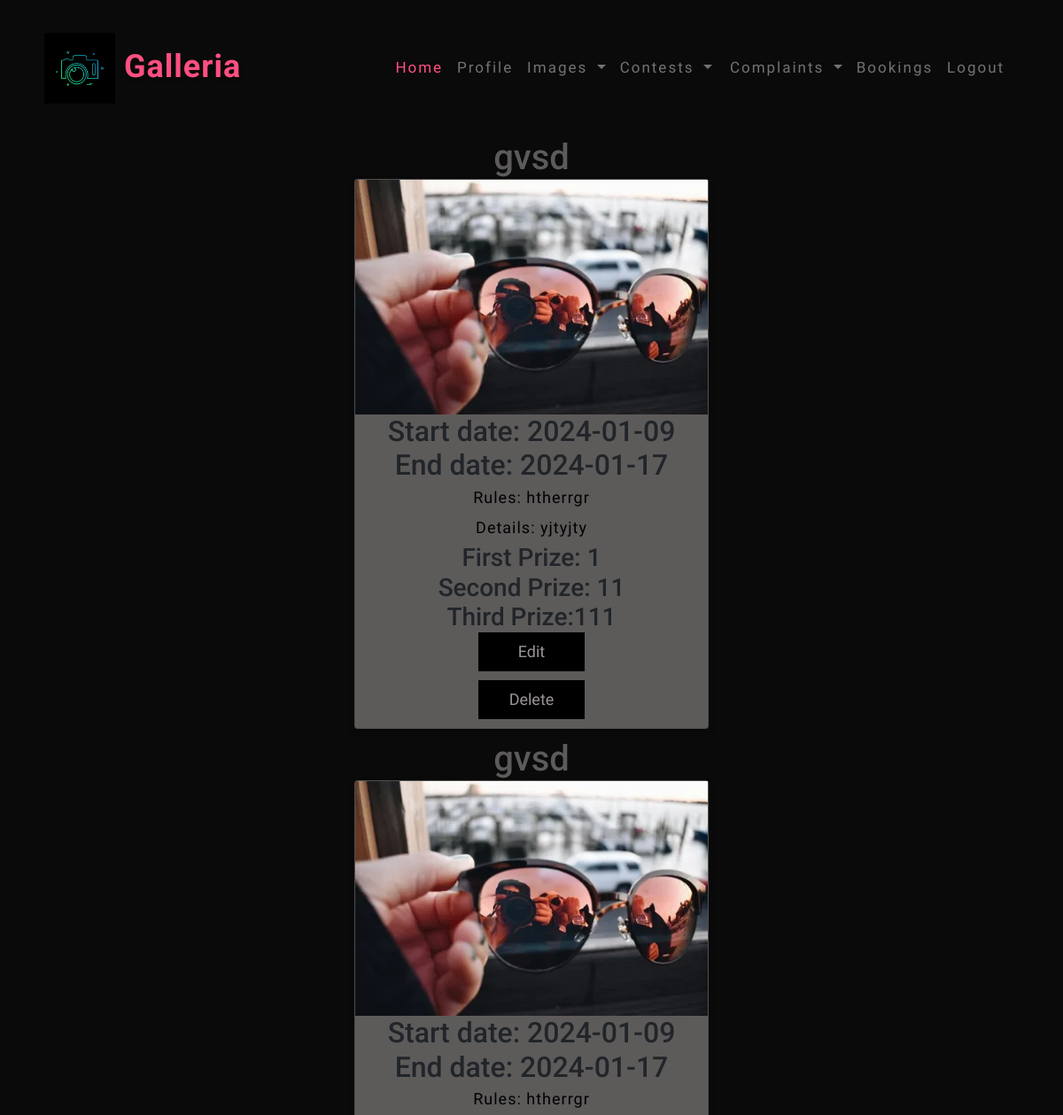
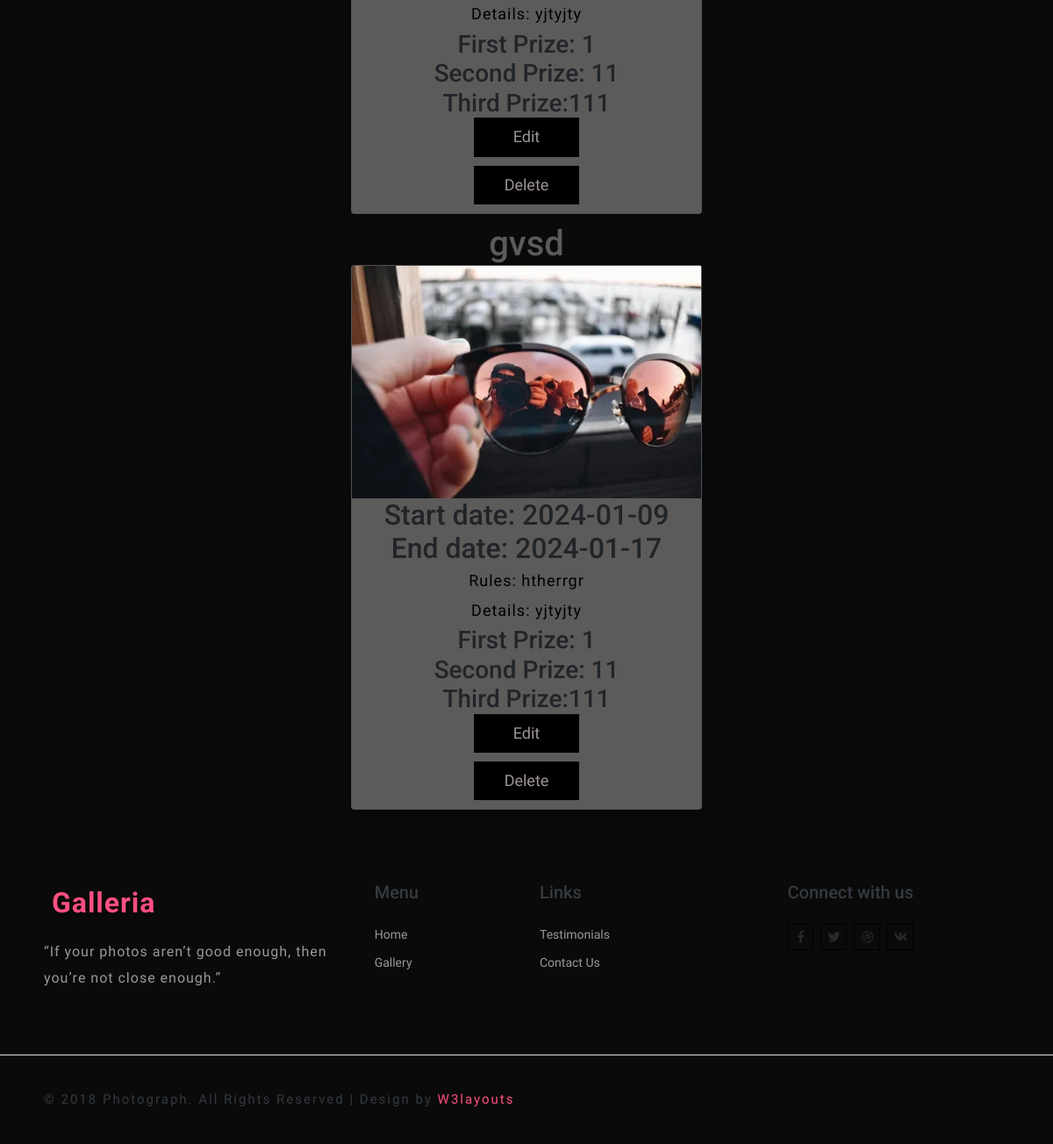
Page /vw_contest (signed in) on the earlier database version (2 pictures, top to bottom).
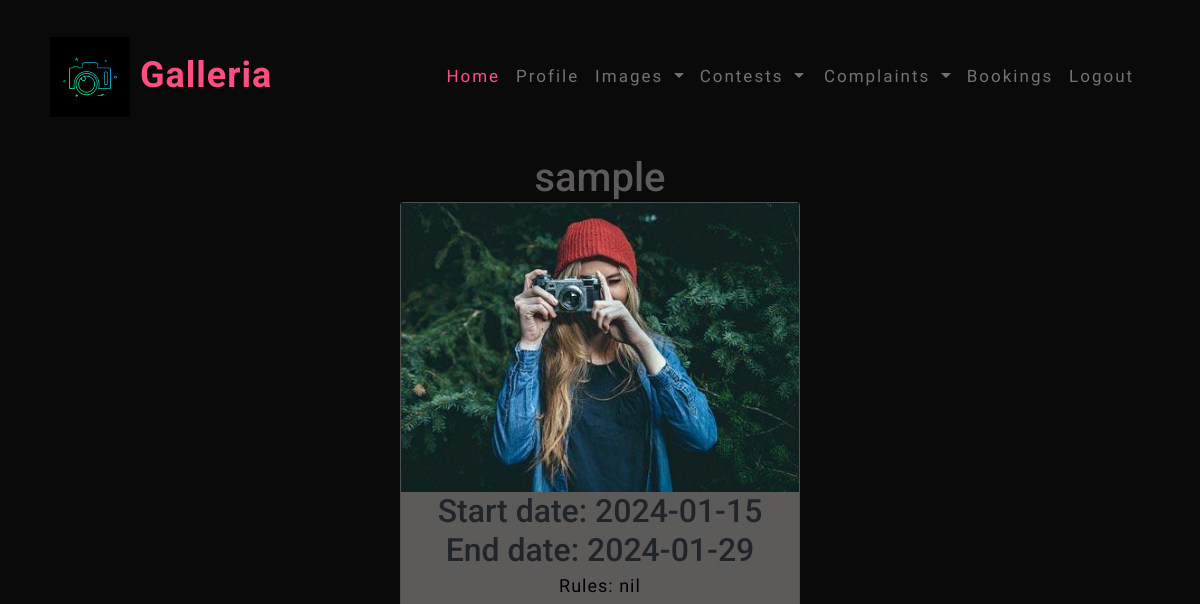
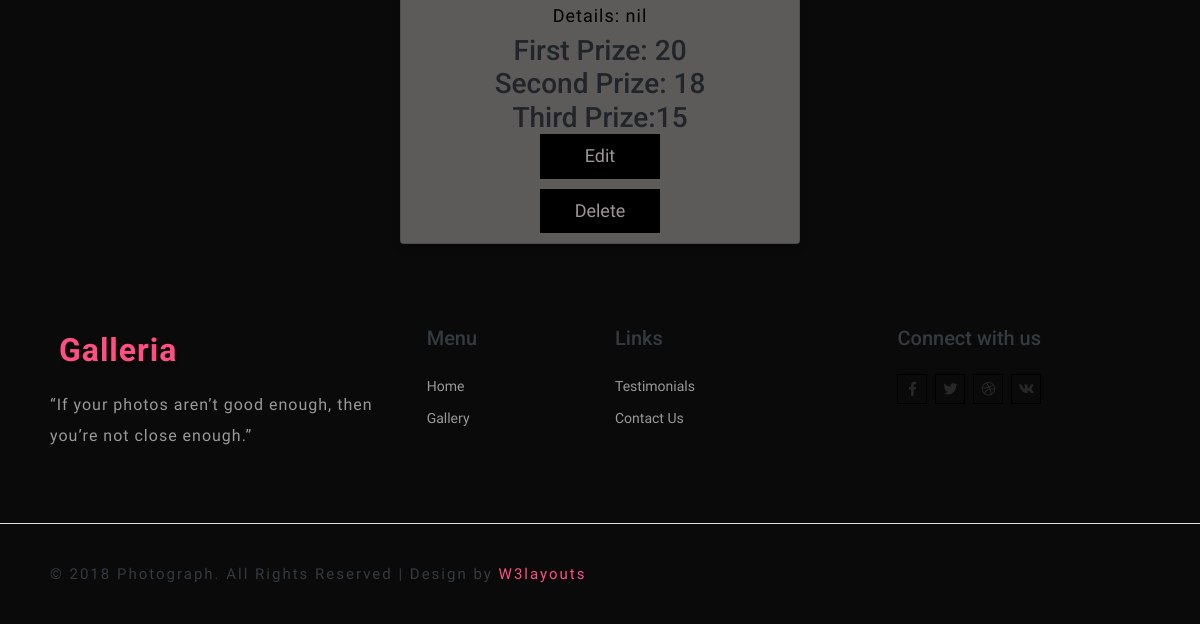
Same page on the later database version (2 pictures, top to bottom).
### Image/models.py (models this page shows)
class contest(db.Model, UserMixin):
    id=db.Column(db.Integer, primary_key=True)
    userid= db.Column(db.Integer,ForeignKey('register.id'))
    title= db.Column(db.String(80))
    start_date= db.Column(db.String(80))
    end_date= db.Column(db.String(80))
    rules = db.Column(db.String(200))
    details= db.Column(db.String(200))
    image=db.Column(db.String(80))
    prize_1=db.Column(db.String(80))
    prize_2=db.Column(db.String(80))
    prize_3=db.Column(db.String(80))

### Image/routes.py (the view)
@login_required
@app.route('/vw_contest')
def view_con():
    uid = current_user.id
    a = contest.query.filter_by(userid=uid).all()
    return render_template("view_contest.html",a=a)

### Image/models.py (called while the page is built)
@login_manager.user_loader
def load_user(id):
    return register.query.get(int(id))

### Image/templates/view_contest.html (shortened to what this page needs)
{% extends 'layout.html' %}
{% block content %}
<!DOCTYPE html>
<html lang="en">
<head>
</head>
<body>
    {% for i in a %}
        <h1 style="text-align:center">{{i.title}}</h1>
        <div class="card">
        <img src="../static/uploads/{{i.image}}" alt="John" style="width:100%">
        <h2>Start date: {{i.start_date}}</h2>
        <h2>End date: {{i.end_date}}</h2>
        <p class="title">Rules: {{i.rules}}</p>
        <p class="title">Details: {{i.details}}</p>
        <h3>First Prize: {{i.prize_1}}</h3>
        <h3>Second Prize: {{i.prize_2}}</h3>
        <h3>Third Prize:{{i.prize_3}}</h3>
        <p><button><a href="/edit_con/{{i.id}}">Edit</a></button></p>
        <p><button><a href="/delete_contest/{{i.id}}">Delete</a></button></p>
        </div>
    {% endfor %}
</body>
</html>
{% endblock %}

### Image/templates/layout.html (shortened to what this page needs)
<!DOCTYPE html>
<html lang="zxx">
<head>
	<link rel="stylesheet" href="../static/css/bootstrap.css">
	<link href="../static/css/pogo-slider.min.css" rel="stylesheet" type="text/css" media="all" />
	<link rel="stylesheet" href="../static/css/owl.theme.css" type="text/css" media="all">
	<link rel="stylesheet" href="../static/css/owl.carousel.css" type="text/css" media="screen" property="" />
	<link href="../static/css/prettyPhoto.css" rel="stylesheet" type="text/css" />
	<link rel="stylesheet" href="../static/css/style.css" type="text/css" media="all" />
	<link rel="stylesheet" href="../static/css/fontawesome-all.css">
</head>
<body>
	<header>
		<div class="main-top py-1">
			<nav class="navbar navbar-expand-lg navbar-light fixed-navi">
				<div class="container">
					<h1>
						<a class="navbar-brand font-weight-bold" href="index.html">
							<img src="../static/images/icon.png" alt="" class="img-fluid" height="80" width="80"> Galleria
						</a>
					</h1>
					<div class="collapse navbar-collapse text-center" id="navbarSupportedContent">
						<ul class="navbar-nav ml-lg-auto">
						  {% if session['ut'] == "admin" %}
							<li class="nav-item active mt-lg-0 mt-3">
								<a class="nav-link" href="/">Home
									<span class="sr-only">(current)</span>
								</a>
							</li>&nbsp;&nbsp;&nbsp;&nbsp;&nbsp;&nbsp;&nbsp;&nbsp;
							<li class="nav-item dropdown">
                                <a class="nav-link dropdown-toggle" href="#" id="navbarDropdown" role="button" data-toggle="dropdown"
                                    aria-haspopup="true" aria-expanded="false">
                                    Users
                                </a>
                                <div class="dropdown-menu" aria-labelledby="navbarDropdown">
                                    <a class="dropdown-item" href="/v_users">Users</a>
                                    <a class="nav-link dropdown-toggle" href="#" id="navbarDropdown" role="button" data-toggle="dropdown"
                                    aria-haspopup="true" aria-expanded="false">
                                    Contributors
                                </a>
                                    <div class="dropdown-menu" aria-labelledby="navbarDropdown">
                                    <a class="dropdown-item" href="/v_contributor ">Requests</a>
                                    <a class="dropdown-item" href="/va_contributor">Approved</a>
                                    <a class="dropdown-item" href="/vr_contributor">Rejected</a>
                                    </div>
                                </div>
                            </li>
							<li class="nav-item mx-lg-4 my-lg-0 my-3">
								<a class="nav-link" href="/v_comp">View Complaints</a>
							</li>
							<li class="nav-item mx-lg-4 my-lg-0 my-3">
								<a class="nav-link" href=" ">Image Bookings</a>
							</li>;&nbsp;
							<li class="nav-item">
								<a class="nav-link" href="/logout">Logout</a>
							</li>
							{% elif session['ut'] == "Contributor" %}
									<li class="nav-item active mt-lg-0 mt-3">
										<a class="nav-link" href="/">Home
										</a>
									</li>&nbsp;&nbsp;&nbsp;&nbsp;
									<li class="nav-item">
										<a class="nav-link" href="/vw_profile">Profile</a>
									</li>&nbsp;&nbsp;&nbsp;&nbsp;
									<li class="nav-item dropdown">
										<a class="nav-link dropdown-toggle" href="#" id="navbarDropdown" role="button" data-toggle="dropdown"
											aria-haspopup="true" aria-expanded="false">
											Images
										</a>
									</li>&nbsp;&nbsp;&nbsp;&nbsp;
									<li class="nav-item dropdown">
										<a class="nav-link dropdown-toggle" href="#" id="navbarDropdown" role="button" data-toggle="dropdown"
											aria-haspopup="true" aria-expanded="false">
											Contests
										</a>
									</li>  &nbsp;&nbsp; &nbsp;&nbsp;
									<li class="nav-item dropdown">
										<a class="nav-link dropdown-toggle" href="#" id="navbarDropdown" role="button" data-toggle="dropdown"
											aria-haspopup="true" aria-expanded="false">
											Complaints
										</a>
									</li>&nbsp;&nbsp;&nbsp;&nbsp;
									<li class="nav-item">
										<a class="nav-link" href="/vw_bookings_cont">Bookings</a>
									</li>&nbsp;&nbsp;&nbsp;&nbsp;
									<li class="nav-item">
										<a class="nav-link" href="/logout">Logout</a>
									</li>&nbsp;&nbsp;&nbsp;&nbsp;
							{% endif %}
						</ul>
					</div>
				</div>
			</nav>
		</div>
	</header>
    {% block content %}
    {% endblock %}
	<footer>
		<div class="w3ls-footer-grids py-sm-4 py-3">
			<div class="container py-xl-5 py-lg-3">
				<div class="row">
					<div class="col-md-4 w3l-footer pr-4">
						<h2>
							<a class="navbar-brand font-weight-bold logo2" href="index.html">
								<img src="../static/images/logo2.png" alt="" class="img-fluid"> Galleria
							</a>
						</h2>
						<p class="mt-3">“If your photos aren’t good enough, then you’re not close enough.”</p>
					</div>
					<div class="col-md-2 w3l-footer my-md-0 my-4">
						<h5 class="text-dark footer-links mb-4">Menu</h5>
						<ul class="list-unstyled">
							<li>
								<a href="index.html" class="scroll">Home</a>
							</li>
							<li class="mt-2">
								<a href="#gallery" class="scroll">Gallery</a>
							</li>
						</ul>
					</div>
					<div class="col-md-3 w3l-footer mb-md-0 mb-4">
						<h5 class="text-dark footer-links mb-4">Links</h5>
						<ul class="list-unstyled">
							<li class="mt-2">
								<a href="#testimonials" class="scroll">Testimonials</a>
							</li>
							<li class="mt-2">
								<a href="#contact" class="scroll">Contact Us</a>
							</li>
						</ul>
					</div>
					<div class="col-md-3 w3l-footer footer-social-agile">
						<h5 class="text-dark footer-links mb-4">Connect with us</h5>
						<ul class="list-unstyled">
							<li>
								<a href="#">
									<i class="fab fa-facebook-f"></i>
								</a>
							</li>
							<li class="mx-1">
								<a href="#">
									<i class="fab fa-twitter"></i>
								</a>
							</li>
							<li>
								<a href="#">
									<i class="fab fa-dribbble"></i>
								</a>
							</li>
							<li class="ml-1">
								<a href="#">
									<i class="fab fa-vk"></i>
								</a>
							</li>
						</ul>
					</div>
				</div>
			</div>
		</div>
	</footer>
	<div class="copy-right-w3ls py-3 border-top">
		<div class="container">
			<p class="copy-right-grids text-dark">© 2018 Photograph. All Rights Reserved | Design by
				<a href="https://w3layouts.com/" target="_blank">W3layouts</a>
			</p>
		</div>
	</div>
</body>
</html>

### Image/static/css/style.css (style rules this page uses)
body { padding: 0; margin: 0; background: #0a0a0a; font-family: 'Hind', sans-serif; }
body a { transition: 0.5s all; -webkit-transition: 0.5s all; -moz-transition: 0.5s all; -o-transition: 0.5s all; -ms-transition: 0.5s all; text-decoration: none; }
h1, h2, h3, h4, h5, h6 { margin: 0; padding: 0; font-family: 'Roboto', sans-serif; }
p { margin: 0; padding: 0; font-size: 16px; letter-spacing: 1px; line-height: 1.9; color: #999; font-family: 'Hind', sans-serif; }
ul, ol { margin: 0; padding: 0; }
a.navbar-brand { font-size: 36px; letter-spacing: 1px; color: #ff4f81; text-shadow: 2px 5px 3px rgba(0, 0, 0, 0.18); }
.navbar-light .navbar-brand, .navbar-light .navbar-brand:hover, .navbar-light .navbar-brand:focus { color: #ff4f81; }
.navbar-light .navbar-nav .nav-link { padding: 0; color: #757171; font-size: 17px; letter-spacing: 2px; font-weight: 500; }
.navbar-light .navbar-nav .show>.nav-link, .navbar-light .navbar-nav .active>.nav-link, .navbar-light .navbar-nav .nav-link.show, .navbar-light .navbar-nav .nav-link.active, .navbar-light .navbar-nav .nav-link:hover, .navbar-light .navbar-nav .nav-link:focus { color: #ff4f81; }
nav.fixed-navi ul { list-style: none; margin: 0; padding: 0; }
nav.fixed-navi ul li { float: left; }
a.navbar-brand.logo2 { font-size: 32px; }
.w3l-footer ul li a { color: #999; font-size: 14px; }
.footer-social-agile ul li, .payment-w3lsmk ul li { display: inline-block; }
.footer-social-agile ul li a i { height: 30px; width: 30px; line-height: 29px; background: none; color: #292828; border: 1px solid #000; text-align: center; transition: 0.5s all; -webkit-transition: 0.5s all; -moz-transition: 0.5s all; -o-transition: 0.5s all; -ms-transition: 0.5s all; }
p.copy-right-grids { letter-spacing: 2px; font-size: 15px; }
p.copy-right-grids a { color: #ff4f81; }
.container { padding: 20px; }

### Image/templates/view_contest.html (style rules this page uses)
.card { box-shadow: 0 4px 8px 0 rgba(0, 0, 0, 0.2); max-width: 400px; margin: auto; margin-bottom: 10px; text-align: center; font-family: arial; background-color: #5d5a5a; }
.title { color: black; font-size: 18px; }
button { border: none; outline: 0; display: inline-block; padding: 5px; color: white; background-color: #000; text-align: center; cursor: pointer; width: 30%; font-size: 18px; margin-bottom: 10px; }
a { text-decoration: none; color: rgb(157, 149, 149); }
h1 { color: #5d5a5a; }

Differences in the rows shown:
removed contest: title "gvsd", image (picture), start_date "2024-01-09", end_date "2024-01-17", rules "htherrgr", details "yjtyjty", prize_1 "1", prize_2 "11", prize_3 "111"
removed contest: title "gvsd", image (picture), start_date "2024-01-09", end_date "2024-01-17", rules "htherrgr", details "yjtyjty", prize_1 "1", prize_2 "11", prize_3 "111"
removed contest: title "gvsd", image (picture), start_date "2024-01-09", end_date "2024-01-17", rules "htherrgr", details "yjtyjty", prize_1 "1", prize_2 "11", prize_3 "111"
added contest: title "sample", image (picture), start_date "2024-01-15", end_date "2024-01-29", rules "nil", details "nil", prize_1 "20", prize_2 "18", prize_3 "15"
